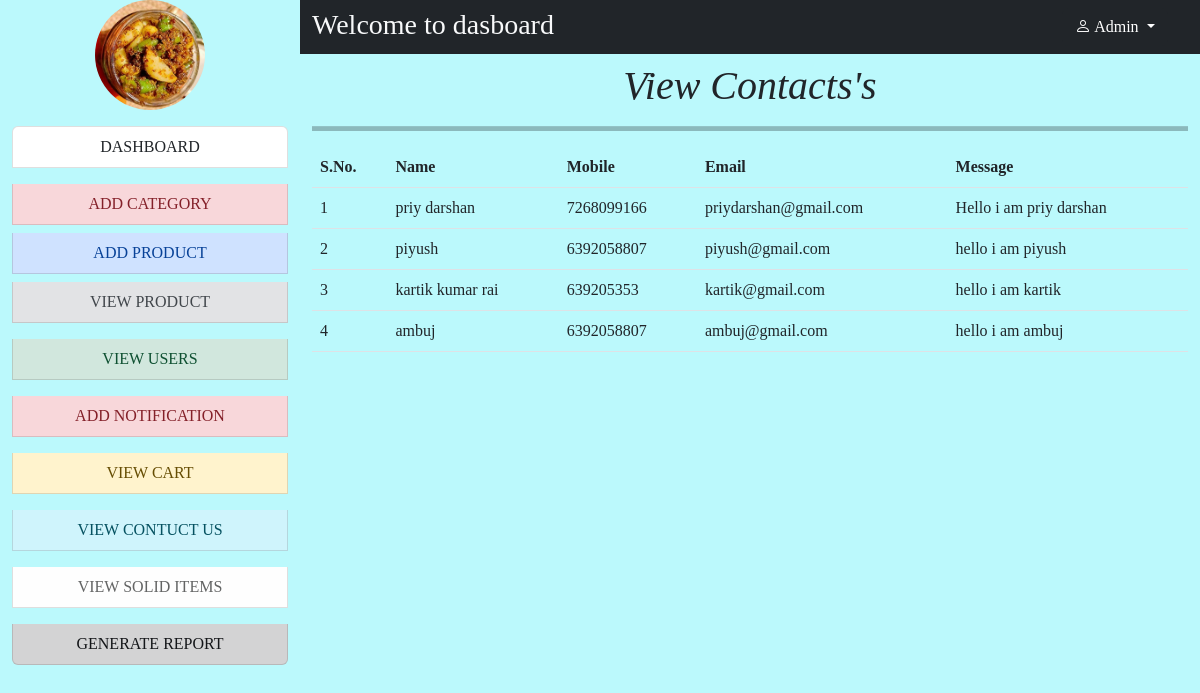
The app's page /admin/ad_contact.php with its own data.
### tables this page shows
CREATE TABLE `tbl_contact` (
  `con_id` int(11) NOT NULL,
  `name` varchar(60) NOT NULL,
  `email` varchar(30) NOT NULL,
  `mobile` varchar(10) NOT NULL,
  `message` varchar(200) NOT NULL,
  `date` varchar(20) NOT NULL
);

### admin/ad_contact.php (the view)
<?php
include("all_dashboard.php");
include("connection.php");
$query = "select * from tbl_contact";
$res = mysqli_query($con, $query);
?>
<div class="col-sm-12 ">
    <h1 class="text-center mt-2"><i>View Contacts's</i></h1>
    <hr style="height:5px; background-color:black">
</div>
<div class="row">
    <div class="col-sm-12">
        <table class="table">
            <tr>
                <th>S.No.</th>
                <th>Name</th>
                <th>Mobile</th>
                <th>Email</th>
                <th>Message</th>
            </tr>
            <?php
            $a = 1;
            while ($row = mysqli_fetch_array($res)) {
            ?>
                <tr>
                    <td><?php echo $a; ?></td>
                    <td><?php echo $row['name']; ?></td>
                    <td><?php echo $row['mobile']; ?></td>
                    <td><?php echo $row['email']; ?></td>
                    <td><?php echo $row['message']; ?></td>
                </tr>
            <?php
                $a++;
            }
            ?>
        </table>
    </div>
</div>

### assets/cs/style.css (style rules this page uses)
body { background:rgba(0,0,0,.5); font-family:Josefin Sans; }

### admin/all_dashboard.php (style rules this page uses)
body { background-color: #BBF9FC; }

### records on screen
tbl_contact: name "priy darshan", mobile "7268099166", email "priydarshan@gmail.com", message "Hello i am priy darshan"
tbl_contact: name "piyush", mobile "6392058807", email "piyush@gmail.com", message "hello i am piyush"
tbl_contact: name "kartik kumar rai", mobile "639205353", email "kartik@gmail.com", message "hello i am kartik"
tbl_contact: name "ambuj", mobile "6392058807", email "ambuj@gmail.com", message "hello i am ambuj"
